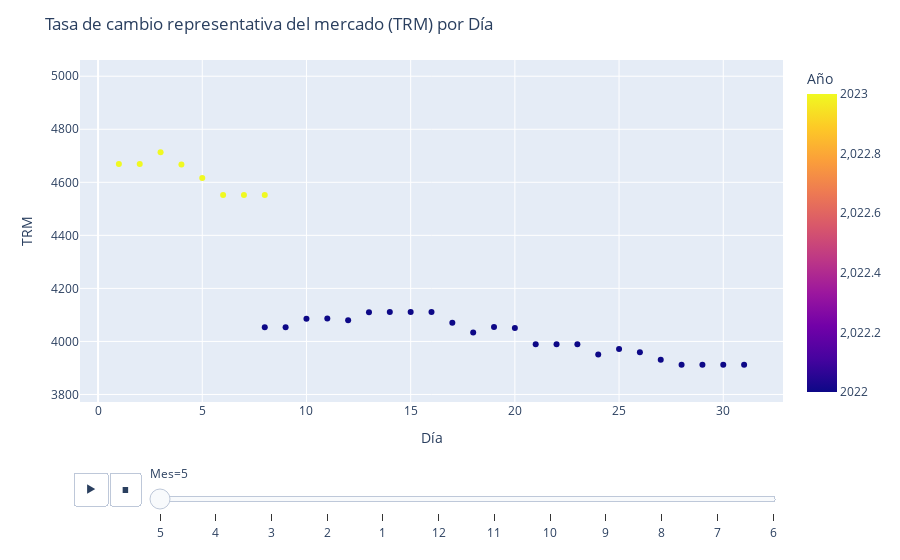

The cell this chart's notebook holds for it:
### Markdown cell above
### 2.5. Animación de los datos sin interpolación

**Prompt ChatGPT**: En la animación anterior, por favor, solo muestra puntos sin interpolar.

### Code cell
import pandas as pd
import plotly.express as px

# Ruta del archivo Excel
archivo_excel = '../data/1.1.16.TCM_Serie historica_ultimos_doce meses.xlsx'

# Lee el archivo Excel y omite las primeras siete filas y las cuatro últimas
df = pd.read_excel(archivo_excel, skiprows=7, skipfooter=4)

# Convierte la columna 'Fecha (dd/mm/aaaa)' al formato de fecha
df['Fecha (dd/mm/aaaa)'] = pd.to_datetime(df['Fecha (dd/mm/aaaa)'], format='%d/%m/%Y')

# Crea las columnas 'Día', 'Mes' y 'Año'
df['Día'] = df['Fecha (dd/mm/aaaa)'].dt.day
df['Mes'] = df['Fecha (dd/mm/aaaa)'].dt.month
df['Año'] = df['Fecha (dd/mm/aaaa)'].dt.year

# Crea la animación con puntos sin interpolación
fig = px.scatter(df, x='Día', y='Tasa de cambio representativa del mercado (TRM)', animation_frame='Mes', color='Año', range_y=[df['Tasa de cambio representativa del mercado (TRM)'].min(), df['Tasa de cambio representativa del mercado (TRM)'].max()])

# Configura los títulos y etiquetas de los ejes
fig.update_layout(title='Tasa de cambio representativa del mercado (TRM) por Día', xaxis_title='Día', yaxis_title='TRM')

# Muestra la animación
fig.show()

### Figure 1 — Plotly figure (JSON) as saved in the notebook; plotly's stock layout.template omitted (floating-point values rounded to 4 significant figures)
{"data": [{"hovertemplate": "Mes=5<br>Día=%{x}<br>Tasa de cambio representativa del mercado (TRM)=%{y}<br>Año=%{marker.color}<extra></extra>", "legendgroup": "", "marker": {"color": [2023, 2023, 2023, 2023, 2023, 2023, 2023, 2023, 2022, 2022, 2022, 2022, 2022, 2022, 2022, 2022, 2022, 2022, 2022, 2022, 2022, 2022, 2022, 2022, 2022, 2022, 2022, 2022, 2022, 2022, 2022, 2022], "coloraxis": "coloraxis", "symbol": "circle"}, "mode": "markers", "name": "", "orientation": "v", "showlegend": false, "type": "scatter", "x": [8, 7, 6, 5, 4, 3, 2, 1, 31, 30, 29, 28, 27, 26, 25, 24, 23, 22, 21, 20, 19, 18, 17, 16, 15, 14, 13, 12, 11, 10, 9, 8], "xaxis": "x", "y": [4553.0, 4553.0, 4553.0, 4617.0, 4667.0, 4713.0, 4669, 4669, 3912.0, 3912.0, 3912.0, 3912.0, 3931.0, 3959.0, 3971.0, 3950.0, 3990.0, 3990.0, 3990.0, 4051.0, 4055.0, 4034.0, 4070.0, 4111.0, 4111.0, 4111.0, 4110.0, 4080.0, 4087.0, 4086.0, 4054.0, 4054.0], "yaxis": "y"}], "layout": {"coloraxis": {"colorbar": {"title": {"text": "Año"}}, "colorscale": [[0, "#0d0887"], [0.1111, "#46039f"], [0.2222, "#7201a8"], [0.3333, "#9c179e"], [0.4444, "#bd3786"], [0.5556, "#d8576b"], [0.6667, "#ed7953"], [0.7778, "#fb9f3a"], [0.8889, "#fdca26"], [1, "#f0f921"]]}, "legend": {"tracegroupgap": 0}, "margin": {"t": 60}, "sliders": [{"active": 0, "currentvalue": {"prefix": "Mes="}, "len": 0.9, "pad": {"b": 10, "t": 60}, "steps": [{"args": [["5"], {"frame": {"duration": 0, "redraw": false}, "fromcurrent": true, "mode": "immediate", "transition": {"duration": 0, "easing": "linear"}}], "label": "5", "method": "animate"}, {"args": [["4"], {"frame": {"duration": 0, "redraw": false}, "fromcurrent": true, "mode": "immediate", "transition": {"duration": 0, "easing": "linear"}}], "label": "4", "method": "animate"}, {"args": [["3"], {"frame": {"duration": 0, "redraw": false}, "fromcurrent": true, "mode": "immediate", "transition": {"duration": 0, "easing": "linear"}}], "label": "3", "method": "animate"}, {"args": [["2"], {"frame": {"duration": 0, "redraw": false}, "fromcurrent": true, "mode": "immediate", "transition": {"duration": 0, "easing": "linear"}}], "label": "2", "method": "animate"}, {"args": [["1"], {"frame": {"duration": 0, "redraw": false}, "fromcurrent": true, "mode": "immediate", "transition": {"duration": 0, "easing": "linear"}}], "label": "1", "method": "animate"}, {"args": [["12"], {"frame": {"duration": 0, "redraw": false}, "fromcurrent": true, "mode": "immediate", "transition": {"duration": 0, "easing": "linear"}}], "label": "12", "method": "animate"}, {"args": [["11"], {"frame": {"duration": 0, "redraw": false}, "fromcurrent": true, "mode": "immediate", "transition": {"duration": 0, "easing": "linear"}}], "label": "11", "method": "animate"}, {"args": [["10"], {"frame": {"duration": 0, "redraw": false}, "fromcurrent": true, "mode": "immediate", "transition": {"duration": 0, "easing": "linear"}}], "label": "10", "method": "animate"}, {"args": [["9"], {"frame": {"duration": 0, "redraw": false}, "fromcurrent": true, "mode": "immediate", "transition": {"duration": 0, "easing": "linear"}}], "label": "9", "method": "animate"}, {"args": [["8"], {"frame": {"duration": 0, "redraw": false}, "fromcurrent": true, "mode": "immediate", "transition": {"duration": 0, "easing": "linear"}}], "label": "8", "method": "animate"}, {"args": [["7"], {"frame": {"duration": 0, "redraw": false}, "fromcurrent": true, "mode": "immediate", "transition": {"duration": 0, "easing": "linear"}}], "label": "7", "method": "animate"}, {"args": [["6"], {"frame": {"duration": 0, "redraw": false}, "fromcurrent": true, "mode": "immediate", "transition": {"duration": 0, "easing": "linear"}}], "label": "6", "method": "animate"}], "x": 0.1, "xanchor": "left", "y": 0, "yanchor": "top"}], "title": {"text": "Tasa de cambio representativa del mercado (TRM) por Día"}, "updatemenus": [{"buttons": [{"args": [null, {"frame": {"duration": 500, "redraw": false}, "fromcurrent": true, "mode": "immediate", "transition": {"duration": 500, "easing": "linear"}}], "label": "&#9654;", "method": "animate"}, {"args": [[null], {"frame": {"duration": 0, "redraw": false}, "fromcurrent": true, "mode": "immediate", "transition": {"duration": 0, "easing": "linear"}}], "label": "&#9724;", "method": "animate"}], "direction": "left", "pad": {"r": 10, "t": 70}, "showactive": false, "type": "buttons", "x": 0.1, "xanchor": "right", "y": 0, "yanchor": "top"}], "xaxis": {"anchor": "y", "domain": [0, 1], "title": {"text": "Día"}}, "yaxis": {"anchor": "x", "domain": [0, 1], "range": [3772.0, 5061.0], "title": {"text": "TRM"}}}}
